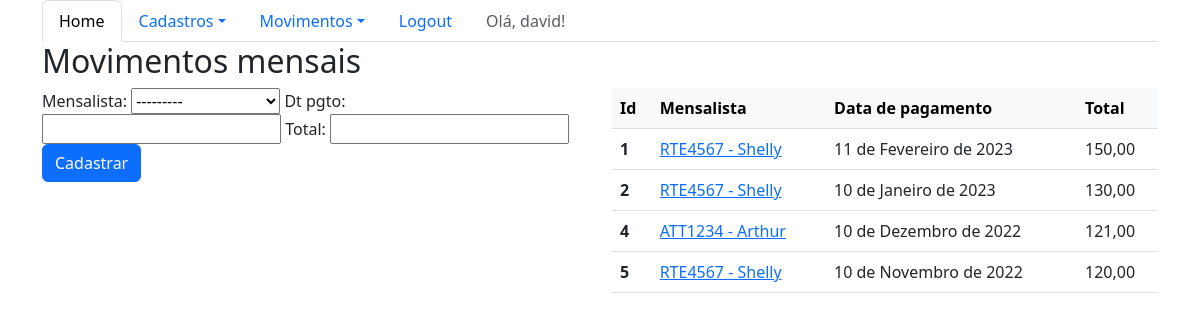
Page /sistema/movimentosmensais/ (signed in) on the committed database.
### core/models.py (models this page shows, shortened)
class MovimentoMensal(models.Model):
    mensalista = models.ForeignKey(Mensalista, on_delete=models.CASCADE)
    dt_pgto = models.DateField()
    total = models.DecimalField(max_digits=6, decimal_places=2)
    class Meta:
        verbose_name_plural = 'movimentos mensais'

class Mensalista(models.Model):
    veiculo = models.ForeignKey(Veiculo, on_delete=models.CASCADE)
    inicio = models.DateField()
    fim = models.DateField(auto_now=False, null=True, blank=True)
    valor_mes = models.DecimalField(max_digits=6, decimal_places=2)
    def __str__(self):
        return f'{self.veiculo.placa} - {self.veiculo.proprietario.nome}'

class Veiculo(models.Model):
    placa = models.CharField(max_length=7)
    marca = models.ForeignKey(Marca,blank=True,null=True, on_delete=models.CASCADE)
    proprietario = models.ForeignKey(Pessoa,on_delete=models.CASCADE)
    cor = models.CharField(max_length=15, blank=True, null=True)
    observacoes = models.TextField(blank=True, null=True)

class Pessoa(models.Model):
    nome = models.CharField(max_length=100)
    endereco = models.CharField(max_length=200,blank=True,null=True)
    telefone = models.CharField(max_length=20,blank=True,null=True)

### core/views.py (the view)
@login_required
def lista_movimentosmensais(request):
    movimentosmensais = MovimentoMensal.objects.all()
    form = MovimentoMensalForm()
    data = {'movimentosmensais': movimentosmensais, 'form': form}
    return render(request, 'core/lista_movimentosmensais.html', data )

### core/forms.py
class MovimentoMensalForm(ModelForm):
    class Meta:
        model = MovimentoMensal
        fields = '__all__'

### core/templates/core/lista_movimentosmensais.html (shortened to what this page needs)
{% extends 'logado.html' %}
{% load bootstrap %}
{% block main %}
    <div class="row">
        <div class="col-12">
            <h2>Movimentos mensais</h2>
        </div>
    </div>
    <div class="row">
        <div class="col-sm-6">
            <form action="{% url 'core_movimentomensal_novo' %}" method="POST">
                {{form|bootstrap}}
                <button type="submit" class="btn btn-primary">Cadastrar</button>
            </form>
        </div>
        <div class="col-sm-6">
            <table class="table">
              <thead class="table-light">
                <tr>
                  <th scope="col">Id</th>
                  <th scope="col">Mensalista</th>
                  <th scope="col">Data de pagamento</th>
                  <th scope="col">Total</th>
                </tr>
              </thead>
              <tbody>
                {% for movimentomensal in movimentosmensais %}
                <tr>
                  <th scope="row">{{movimentomensal.id}}</th>
                  <td><a href="{% url 'core_movimentomensal_update' movimentomensal.id %}">{{movimentomensal.mensalista}}</a></td>
                  <td>{{movimentomensal.dt_pgto}}</td>
                  <td>{{movimentomensal.total}}</td>
                </tr>
                {% endfor %}
              </tbody>
            </table>
        </div>
    </div>
{% endblock %}

### templates/logado.html (shortened to what this page needs)
{% extends 'base.html' %}
    {% block contents %}
    <ul class="nav nav-tabs">
      {% if user.is_authenticated %}
      <li class="nav-item">
        <a class="nav-link active" aria-current="page" href="{% url 'core_home' %}">Home</a>
      </li>
      <li class="nav-item dropdown">
        <a class="nav-link dropdown-toggle" data-bs-toggle="dropdown" href="#" role="button" aria-expanded="false">Cadastros</a>
      </li>
      <li class="nav-item dropdown">
        <a class="nav-link dropdown-toggle" data-bs-toggle="dropdown" href="#" role="button" aria-expanded="false">Movimentos</a>
      </li>
      <li class="nav-item">
        <a class="nav-link" href="{% url 'logout' %}">Logout</a>
      </li>
      <li class="nav-item">
        <a class="nav-link disabled" href="#">Olá, {{user}}!</a>
      </li>
      {% else %}
      <li class="nav-item">
        <a class="nav-link" href="{% url 'login' %}">Login</a>
      </li>
      {%endif%}
    </ul>
    {% block main %}
    {% endblock %}
{% endblock %}

### rows in the picture
MovimentoMensal: id "1", mensalista "RTE4567 - Shelly", dt_pgto "11 de Fevereiro de 2023", total "150,00"
MovimentoMensal: id "2", mensalista "RTE4567 - Shelly", dt_pgto "10 de Janeiro de 2023", total "130,00"
MovimentoMensal: id "4", mensalista "ATT1234 - Arthur", dt_pgto "10 de Dezembro de 2022", total "121,00"
MovimentoMensal: id "5", mensalista "RTE4567 - Shelly", dt_pgto "10 de Novembro de 2022", total "120,00"

### other values in the picture
{{ user }} "david"
